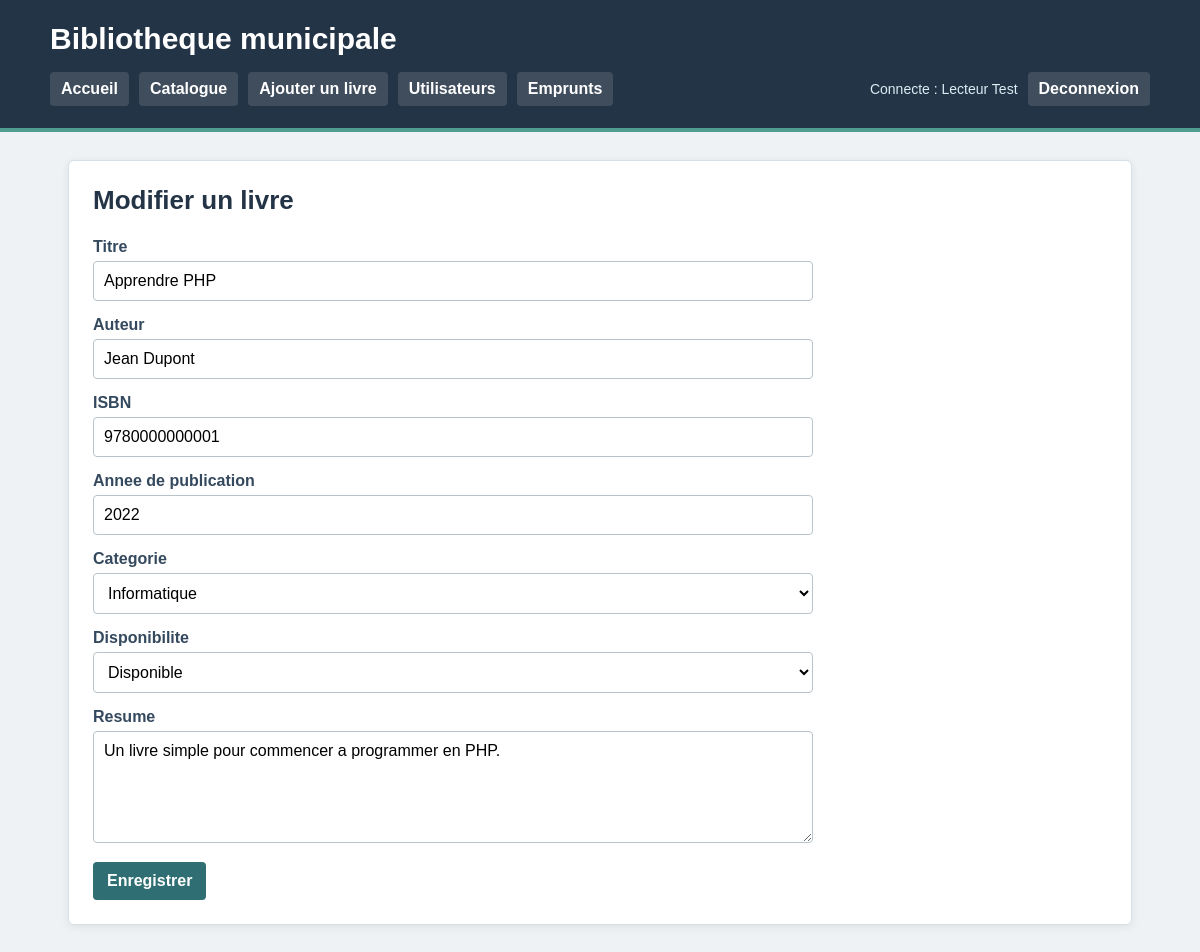
Page /modifier_livre.php?id=5 (signed in) on the earlier database version.
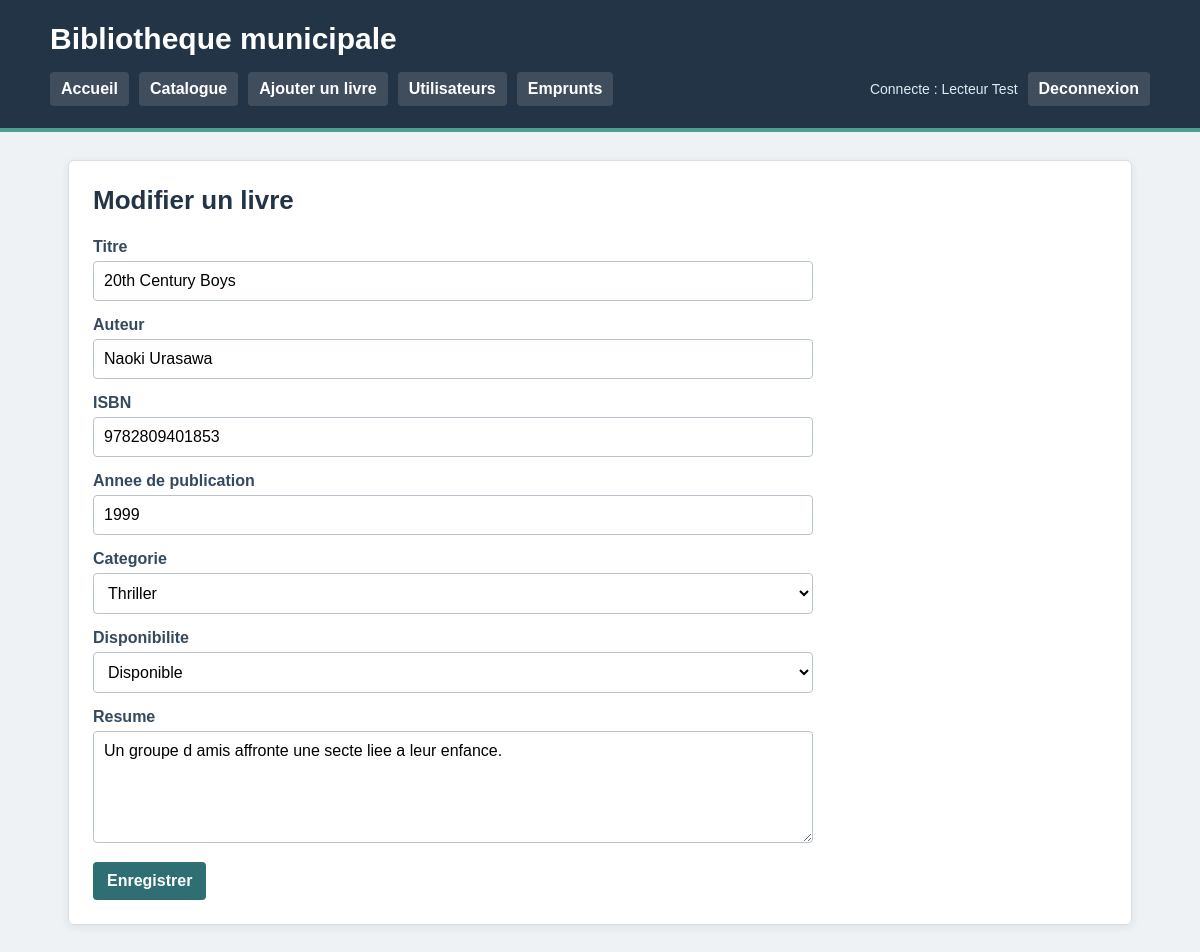
Same page on the later database version.
### tables this page shows
CREATE TABLE livres (
    id INT AUTO_INCREMENT PRIMARY KEY,
    titre VARCHAR(200) NOT NULL,
    auteur VARCHAR(150) NOT NULL,
    isbn VARCHAR(30) NOT NULL UNIQUE,
    annee_publication INT NULL,
    resume TEXT,
    categorie_id INT,
    disponible TINYINT(1) NOT NULL DEFAULT 1,
    FOREIGN KEY (categorie_id) REFERENCES categories(id)
);

CREATE TABLE categories (
    id INT AUTO_INCREMENT PRIMARY KEY,
    nom VARCHAR(100) NOT NULL UNIQUE
);

### public/modifier_livre.php (the view, shortened to what this page needs)
<?php
$pdo = connexionBDD();
$id = (int) ($_GET['id'] ?? 0);
$categories = $pdo->query("SELECT id, nom FROM categories ORDER BY nom")->fetchAll(PDO::FETCH_ASSOC);
$requete = $pdo->prepare("SELECT * FROM livres WHERE id = :id");
$requete->execute(['id' => $id]);
$livre = $requete->fetch(PDO::FETCH_ASSOC);
    ?>
    <?php
$titre = $livre['titre'];
$auteur = $livre['auteur'];
$isbn = $livre['isbn'];
$annee = $livre['annee_publication'];
$resume = $livre['resume'];
$categorie_id = $livre['categorie_id'];
$disponible = $livre['disponible'];
include __DIR__ . '/../templates/header.php';
?>
<section class="bloc">
    <h2>Modifier un livre</h2>
    <form method="post" class="formulaire">
        <label for="titre">Titre</label>
        <input type="text" id="titre" name="titre" value="<?= htmlspecialchars($titre) ?>">
        <label for="auteur">Auteur</label>
        <input type="text" id="auteur" name="auteur" value="<?= htmlspecialchars($auteur) ?>">
        <label for="isbn">ISBN</label>
        <input type="text" id="isbn" name="isbn" value="<?= htmlspecialchars($isbn) ?>">
        <label for="annee_publication">Annee de publication</label>
        <input type="number" id="annee_publication" name="annee_publication" value="<?= htmlspecialchars($annee) ?>">
        <label for="categorie_id">Categorie</label>
        <select id="categorie_id" name="categorie_id">
            <?php foreach ($categories as $categorie): ?>
                <option value="<?= (int) $categorie['id'] ?>" <?= (int) $categorie_id === (int) $categorie['id'] ? 'selected' : '' ?>>
                    <?= htmlspecialchars($categorie['nom']) ?>
                </option>
            <?php endforeach; ?>
        </select>
        <label for="disponible">Disponibilite</label>
        <select id="disponible" name="disponible">
            <option value="1" <?= (int) $disponible === 1 ? 'selected' : '' ?>>Disponible</option>
        </select>
        <label for="resume">Resume</label>
        <textarea id="resume" name="resume" rows="5"><?= htmlspecialchars($resume) ?></textarea>
        <button type="submit">Enregistrer</button>
    </form>
</section>
<?php include __DIR__ . '/../templates/footer.php'; ?>

Differences in the rows shown:
changed livres "Disponible": titre "Apprendre PHP" → "20th Century Boys"; auteur "Jean Dupont" → "Naoki Urasawa"; isbn "9780000000001" → "9782809401853"; annee_publication "2022" → "1999"; categorie_id "Informatique" → "Thriller"; resume "Un livre simple pour commencer a programmer en PHP." → "Un groupe d amis affronte une secte liee a leur enfance."
